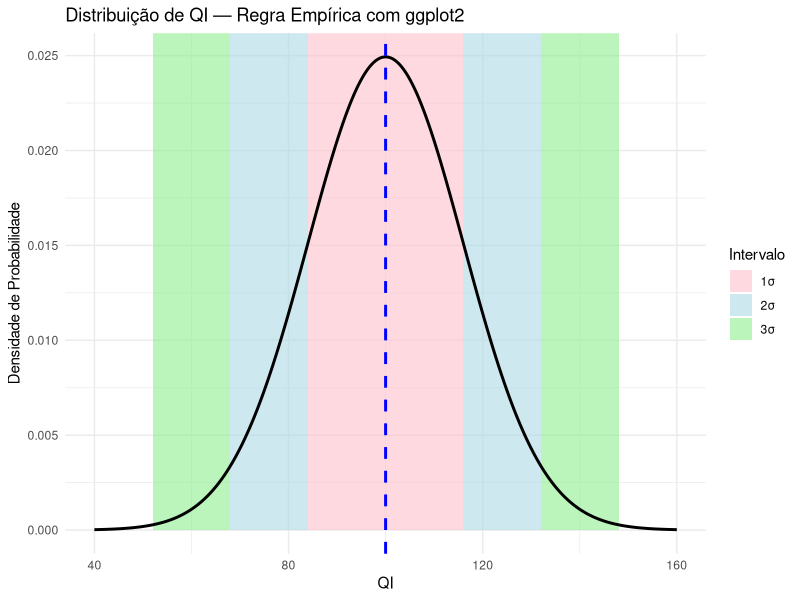
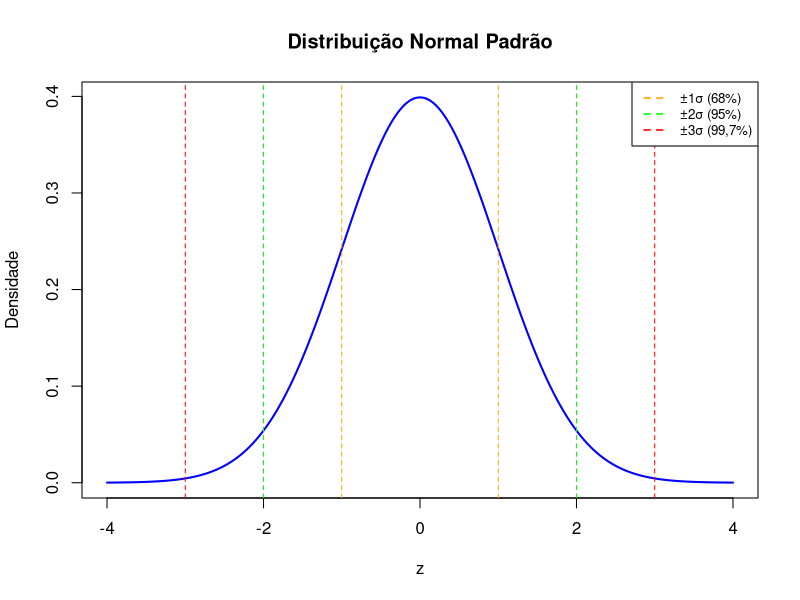

Generate these figures, in order, with R:
## ---- chunk 1
library(ggplot2)

# Parâmetros
mu <- 100
sigma <- 16

# Sequência de valores
x <- seq(40, 160, length.out = 1000)
y <- dnorm(x, mean = mu, sd = sigma)
df <- data.frame(x = x, y = y)

# Faixas da Regra Empírica
faixas <- data.frame(
  xmin = c(mu - 3*sigma, mu - 2*sigma, mu - sigma, mu, mu + sigma, mu + 2*sigma),
  xmax = c(mu - 2*sigma, mu - sigma, mu, mu + sigma, mu + 2*sigma, mu + 3*sigma),
  grupo = c("3σ", "2σ", "1σ", "1σ", "2σ", "3σ"),
  cor = c("#FFC0CB", "#ADD8E6", "#90EE90", "#90EE90", "#ADD8E6", "#FFC0CB")
)

# Gráfico
ggplot(df, aes(x, y)) +
  geom_rect(data = faixas,
            aes(xmin = xmin, xmax = xmax, ymin = 0, ymax = Inf, fill = grupo),
            inherit.aes = FALSE, alpha = 0.6) +
  scale_fill_manual(values = unique(faixas$cor)) +
  geom_line(color = "black", linewidth = 1) +
  geom_vline(xintercept = mu, color = "blue", linetype = "dashed", linewidth = 1) +
  labs(
    title = "Distribuição de QI — Regra Empírica com ggplot2",
    x = "QI",
    y = "Densidade de Probabilidade",
    fill = "Intervalo"
  ) +
  theme_minimal()
## ---- chunk 2
# Sequência de valores z
x <- seq(-4, 4, length.out = 1000)
y <- dnorm(x)

# Gerar o gráfico
plot(x, y, type = "l", lwd = 2, col = "blue",
     xlab = "z", ylab = "Densidade",
     main = "Distribuição Normal Padrão")

# Marcar as regiões da Regra Empírica
abline(v = c(-1, 1), col = "orange", lty = 2)
abline(v = c(-2, 2), col = "green", lty = 2)
abline(v = c(-3, 3), col = "red", lty = 2)

# Legenda
legend("topright",
       legend = c("±1σ (68%)", "±2σ (95%)", "±3σ (99,7%)"),
       col = c("orange", "green", "red"),
       lty = 2, lwd = 1.5, cex = 0.8)
